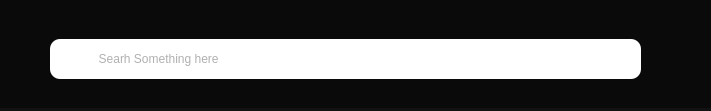
     <widget class="QWidget" name="widget_73" native="true">
      <property name="geometry">
       <rect>
        <x>270</x>
        <y>0</y>
        <width>711</width>
        <height>111</height>
       </rect>
      </property>
      <property name="styleSheet">
       <string notr="true">border:5px;
background:#0a0a0a;
border: 3px solid #121212;
border-right:none;
border-top:none;
border-left:none;


</string>
      </property>
      <widget class="QLabel" name="label_215">
       <property name="geometry">
        <rect>
         <x>60</x>
         <y>50</y>
         <width>31</width>
         <height>21</height>
        </rect>
       </property>
       <property name="styleSheet">
        <string notr="true">border-radius:10px;
border:none;
background-color:none;
  background-image: url(&quot;:/new/prefix1/images/search-01-Stroke-Rounded.png&quot;);
    background-repeat: no-repeat;
    background-position: center;
    background-origin: content;</string>
       </property>
       <property name="text">
        <string/>
       </property>
       <property name="scaledContents">
        <bool>true</bool>
       </property>
      </widget>
      <widget class="QLineEdit" name="salesSearchEdit">
       <property name="geometry">
        <rect>
         <x>50</x>
         <y>39</y>
         <width>591</width>
         <height>40</height>
        </rect>
       </property>
       <property name="styleSheet">
        <string notr="true">  border-radius: 10px; 
font: 14pt &quot;Microsoft Sans Serif&quot;;
background: white;
 padding-left: 15px;
color:#626262;
border:none;
padding-left: 40px;
min-height: 40px;

</string>
       </property>
       <property name="placeholderText">
        <string>  Searh Something here</string>
       </property>
      </widget>
      <widget class="QLabel" name="label_506">
       <property name="geometry">
        <rect>
         <x>40</x>
         <y>30</y>
         <width>71</width>
         <height>61</height>
        </rect>
       </property>
       <property name="styleSheet">
        <string notr="true">border-radius:10px;
border:none;
background-color:none;
  background-image: url(&quot;:/new/prefix1/images/search-01-Stroke-Rounded.png&quot;);
    background-repeat: no-repeat;
    background-position: center;
    background-origin: content;</string>
       </property>
       <property name="text">
        <string/>
       </property>
       <property name="scaledContents">
        <bool>true</bool>
       </property>
      </widget>
     </widget>
